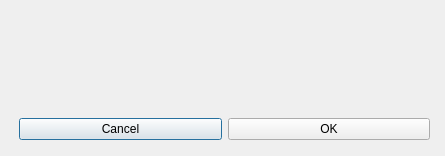
<?xml version="1.0" encoding="UTF-8"?>
<ui version="4.0">
 <class>RemoveComputerDialog</class>
 <widget class="QDialog" name="RemoveComputerDialog">
  <property name="geometry">
   <rect>
    <x>0</x>
    <y>0</y>
    <width>445</width>
    <height>156</height>
   </rect>
  </property>
  <property name="windowTitle">
   <string>Dialog</string>
  </property>
  <widget class="QWidget" name="verticalLayoutWidget">
   <property name="geometry">
    <rect>
     <x>19</x>
     <y>19</y>
     <width>411</width>
     <height>121</height>
    </rect>
   </property>
   <layout class="QVBoxLayout" name="verticalLayout">
    <item>
     <spacer name="verticalSpacer">
      <property name="orientation">
       <enum>Qt::Vertical</enum>
      </property>
      <property name="sizeHint" stdset="0">
       <size>
        <width>20</width>
        <height>40</height>
       </size>
      </property>
     </spacer>
    </item>
    <item alignment="Qt::AlignHCenter">
     <widget class="QLabel" name="label_remove_computer_msg">
      <property name="lineWidth">
       <number>1</number>
      </property>
      <property name="text">
       <string/>
      </property>
     </widget>
    </item>
    <item>
     <spacer name="verticalSpacer_2">
      <property name="orientation">
       <enum>Qt::Vertical</enum>
      </property>
      <property name="sizeHint" stdset="0">
       <size>
        <width>20</width>
        <height>40</height>
       </size>
      </property>
     </spacer>
    </item>
    <item>
     <layout class="QHBoxLayout" name="horizontalLayout">
      <item>
       <widget class="QPushButton" name="button_remove_computer_cancel">
        <property name="text">
         <string>Cancel</string>
        </property>
       </widget>
      </item>
      <item>
       <widget class="QPushButton" name="button_remove_computer_ok">
        <property name="text">
         <string>OK</string>
        </property>
       </widget>
      </item>
     </layout>
    </item>
   </layout>
  </widget>
 </widget>
 <resources/>
 <connections/>
</ui>
